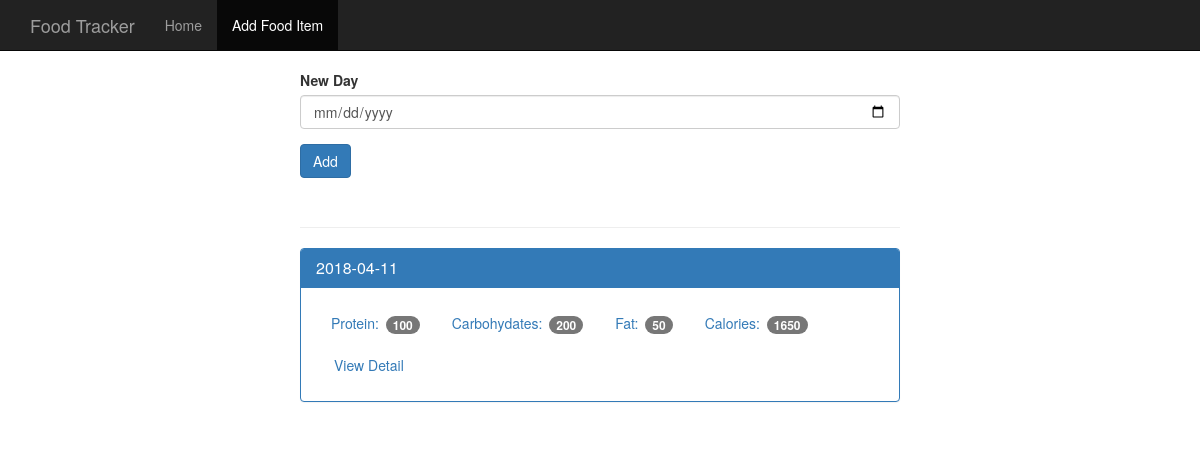
Before: / with the older database file.
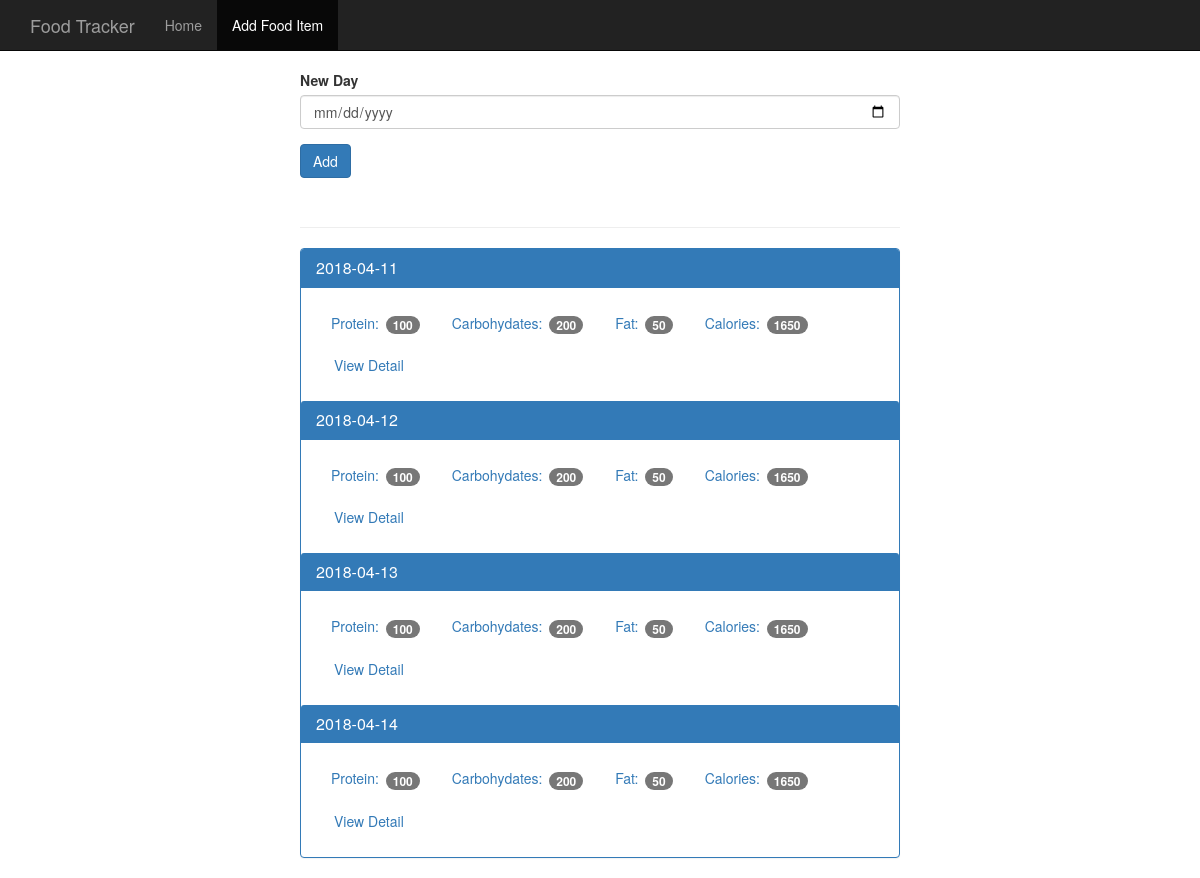
After: the same page with the newer database file.
### app.py (models this page shows, shortened)
class log_date(db.Model):
	id = db.Column(db.Integer, primary_key=True)
	entry_date = db.Column(db.String(255))
	@classmethod
	def show_all_rows(cls):
		results = cls.query.all()
		return results

### app.py (the view)
@app.route('/', methods=['GET','POST'])
def home():
	date_list = log_date.show_all_rows()
	if request.method == 'POST':
		date = request.form['entry_date']
		add_date = log_date(entry_date= date).insert_data_row()
		return  redirect(url_for('home'))
	return render_template('home.html', date_list=date_list)

### templates/home.html (shortened to what this page needs)
{% extends 'base.html' %}
{% block body %}
    <div class="container theme-showcase col-sm-6 col-sm-offset-3" role="main">
      <div class="row">
        <div>
          <form method="POST" action="/">
            <div class="form-group">
              <label for="new-day">New Day</label>
              <input type="date" class="form-control" id="new-day", name="entry_date">
            </div>
            <button type="submit" class="btn btn-primary">Add</button>
          </form>
          <div class="page-header"></div>
          <div class="panel panel-primary">
          {% for date in date_list %}
            <div class="panel-heading">
              <h3 class="panel-title">{{ date.entry_date }}</h3>
            </div>
            <div class="panel-body">
              <ul class="nav nav-pills" role="tablist">
                <li><a>Protein: <span class="badge">100</span></a></li>
                <li><a>Carbohydates: <span class="badge">200</span></a></li>
                <li><a>Fat: <span class="badge">50</span></a></li>
                <li><a>Calories: <span class="badge">1650</span></a></li>
                <li><a href="{{ url_for('day', dd=date.entry_date) }}" type="button" class="btn btn-link">View Detail</a></li>
              </ul>
            </div>
           {% endfor %}
          </div>
        </div>
      </div>
    </div>
{% endblock %}

Changed rows visible on the page:
added log_date: entry_date "2018-04-12"
added log_date: entry_date "2018-04-13"
added log_date: entry_date "2018-04-14"
